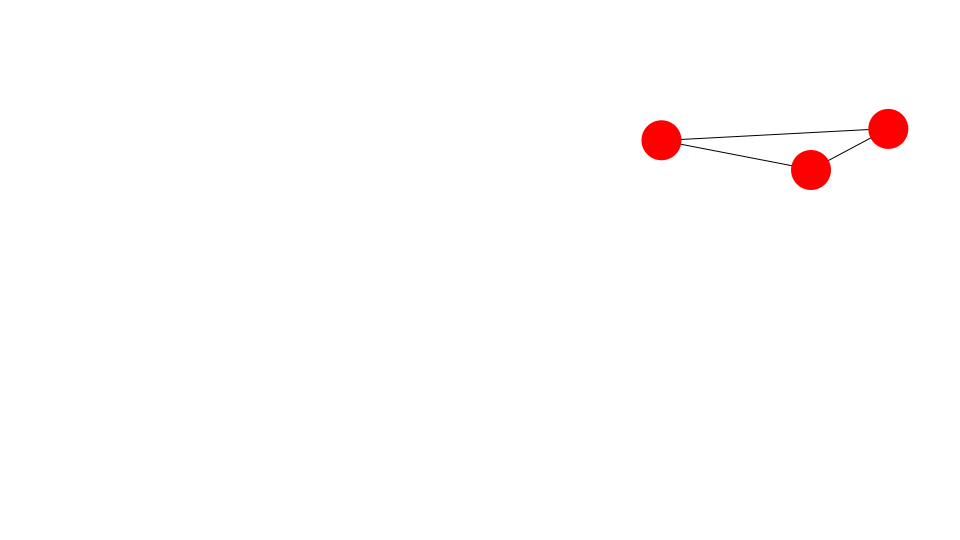
Frame 1 (no input)
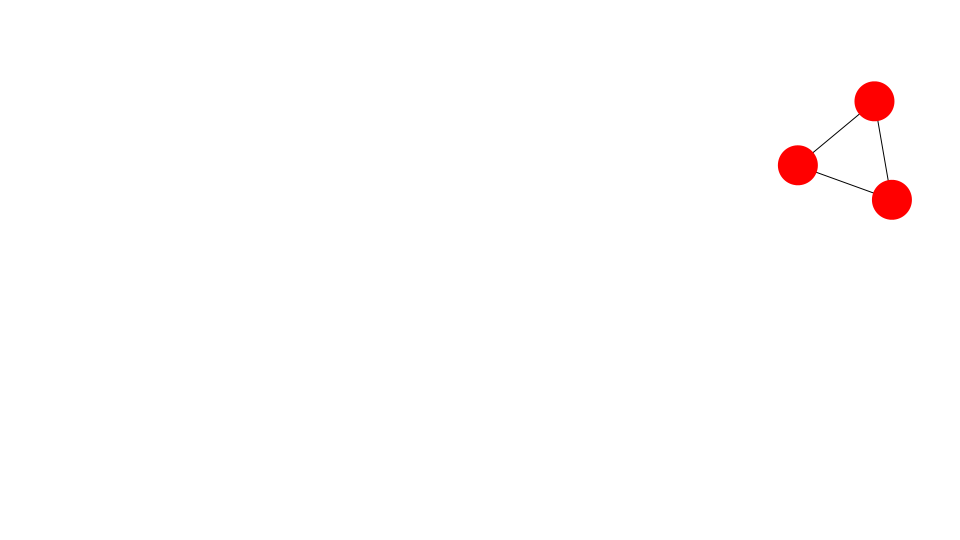
Frame 60 (the mouse pressed at the canvas centre just before this capture)
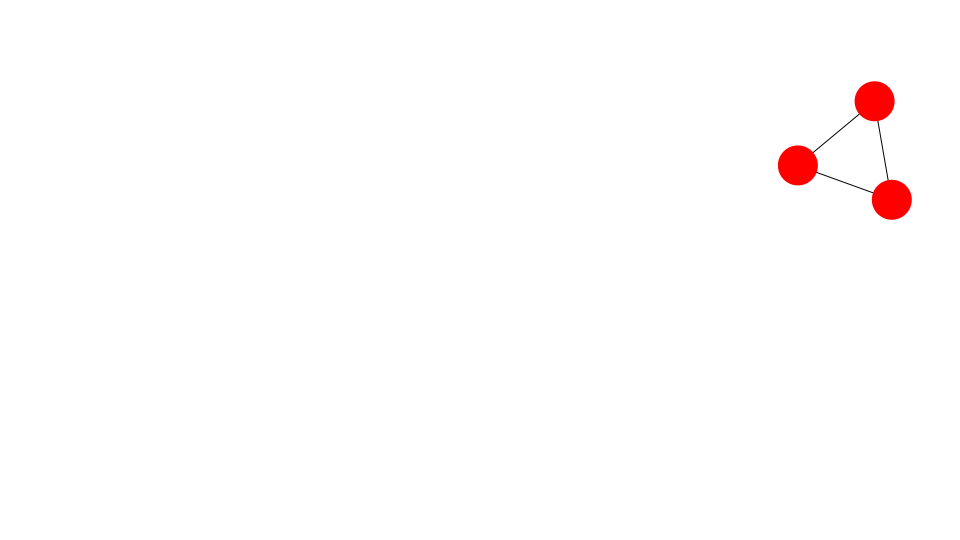
Frame 120 (the mouse held since frame 60 and released just before this capture)

The Processing sketch that drew these frames (run headless with seeded random() and noise(); from frame 60 on, the mouse is pressed at the canvas centre):

// Processing sketch: TripleSpring
// ── TripleSpring.pde
Ball ball0;
Ball ball1;
Ball ball2;
Boolean ball0Dragging = false;
Boolean ball1Dragging = false;
Boolean ball2Dragging = false;
float spring = 0.1;
float friction = 0.9;
int springLength = 100;

void setup() {
  size(960, 540);
  frameRate(30);
  initialize();
}

void initialize() {
  smooth();
  noStroke();
  ball0 = new Ball();
  ball0.x = random(width);
  ball0.y = random(height);
  ball0.radius = 20;
  ball0.setFillColor(color(255, 0, 0));
  
  ball1 = new Ball();
  ball1.x = random(width);
  ball1.y = random(height);
  ball1.radius = 20;
  ball1.setFillColor(color(255, 0, 0));
  
  ball2 = new Ball();
  ball2.x = random(width);
  ball2.y = random(height);
  ball2.radius = 20;
  ball2.setFillColor(color(255, 0, 0));
}

void draw() {
  background(255);
  
  if(!ball0Dragging) {
    springTo(ball0, ball1);
    springTo(ball0, ball2);
  }
      
  if(!ball1Dragging) {
    springTo(ball1, ball0);
    springTo(ball1, ball2);
  }

  if(!ball2Dragging) {
    springTo(ball2, ball0);
    springTo(ball2, ball1);
  }
  
  stroke(0);
  line(ball0.x, ball0.y, ball1.x, ball1.y);
  line(ball1.x, ball1.y, ball2.x, ball2.y);
  line(ball2.x, ball2.y, ball0.x, ball0.y);
  
  noStroke();
  ball0.update();
  ball1.update();
  ball2.update();
}

void springTo(Ball ballA, Ball ballB) {
  float dx = ballB.x - ballA.x;
  float dy = ballB.y - ballA.y;
  float angle = atan2(dy, dx);
  float targetX = ballB.x - cos(angle) * springLength;
  float targetY = ballB.y - sin(angle) * springLength;
  ballA.vx += (targetX - ballA.x) * spring;
  ballA.vy += (targetY - ballA.y) * spring;
  ballA.vx *= friction;
  ballA.vy *= friction;
  ballA.x += ballA.vx;
  ballA.y += ballA.vy;
}

void mousePressed() {   
  ball0.startDrag();
  ball1.startDrag();
  ball2.startDrag();
  if(ball0.isRollOver) {
    ball0Dragging = true;
  }
  if(ball1.isRollOver) {
    ball1Dragging = true;
  }
  if(ball2.isRollOver) {
    ball2Dragging = true;
  }
}

void mouseReleased() {
  ball0.stopDrag();
  ball1.stopDrag();
  ball2.stopDrag();
  ball0Dragging = false;
  ball1Dragging = false;
  ball2Dragging = false;    
}

////////////////////////////////

class Ball extends Sprite {
  float radius;
  float vx, vy;
  
  Ball(){
    super();
  }
  
  void draw(){
    if(dist(mouseX, mouseY, x, y) < radius) {
      isRollOver = true;
    }else{
      isRollOver = false;
    }
    ellipse(0, 0, radius*2, radius*2);
  }
}

////////////////////////////////

class Sprite {
  float x, y;
  float scaleX, scaleY;
  float width, height;
  float rotation;
  boolean visible;
  color strokeColor;
  color fillColor;
  Boolean isStroke;
  Boolean isFill;
  Boolean isRollOver;
  Boolean locked;
  float xoff, yoff;
 
  Sprite() {
    x = 0.0;
    y = 0.0;
    scaleX = 1.0;
    scaleY = 1.0;
    rotation = 0.0;
    strokeColor = color(0);
    fillColor = color(0);
    isStroke = false;
    isFill = false;
    isRollOver = false;
    locked = false;
    visible = true;
  }
  
  void update() {
    if(! visible) return;
    pushMatrix();
    if(locked){
      x = mouseX - xoff;
      y = mouseY - yoff;
    }  
    translate(x, y);
    scale(scaleX, scaleY);
    rotate(rotation * PI / 180.0);
    if(isStroke) stroke(strokeColor);
    if(isFill) fill(fillColor);
    draw();
    popMatrix();
  }
  
  void setStrokeColor(color strokeColor) {
    this.strokeColor = strokeColor;
    isStroke = true;
  }
  
  void setFillColor(color fillColor) {
    this.fillColor = fillColor;
    isFill = true;
  }
  
  void startDrag() {
    if(isRollOver){
      locked = true;
      xoff = mouseX - x;
      yoff = mouseY - y;
    }
  }
  
  void stopDrag() {
    locked = false;
  }
  
  void draw() {}
}
